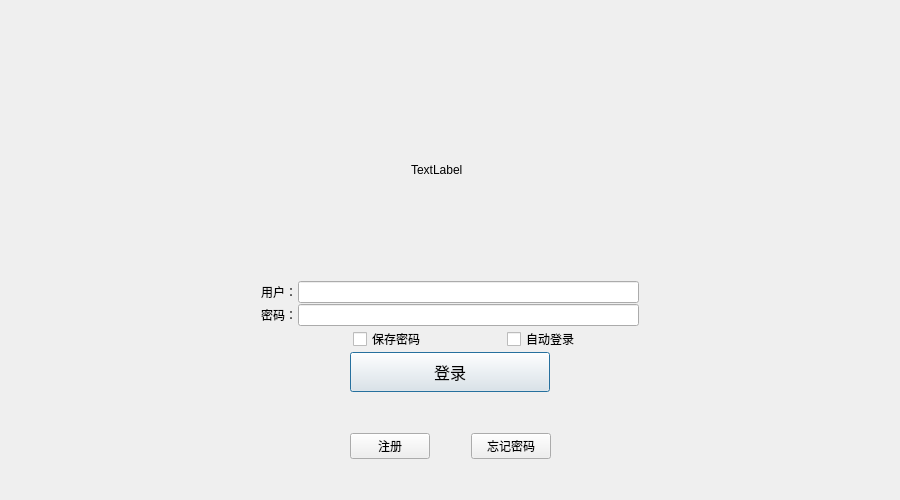
<?xml version="1.0" encoding="UTF-8"?>
<ui version="4.0">
 <class>logDialog</class>
 <widget class="QDialog" name="logDialog">
  <property name="geometry">
   <rect>
    <x>0</x>
    <y>0</y>
    <width>900</width>
    <height>500</height>
   </rect>
  </property>
  <property name="minimumSize">
   <size>
    <width>900</width>
    <height>500</height>
   </size>
  </property>
  <property name="maximumSize">
   <size>
    <width>900</width>
    <height>500</height>
   </size>
  </property>
  <property name="windowTitle">
   <string>Dialog</string>
  </property>
  <property name="styleSheet">
   <string notr="true">#logDialog{background-image:url(:/image/image/titile.jpg)}</string>
  </property>
  <layout class="QGridLayout" name="gridLayout">
   <item row="0" column="0">
    <layout class="QVBoxLayout" name="verticalLayout">
     <property name="spacing">
      <number>1</number>
     </property>
     <property name="leftMargin">
      <number>150</number>
     </property>
     <property name="topMargin">
      <number>5</number>
     </property>
     <property name="rightMargin">
      <number>150</number>
     </property>
     <property name="bottomMargin">
      <number>5</number>
     </property>
     <item>
      <widget class="QWidget" name="widget" native="true">
       <property name="minimumSize">
        <size>
         <width>0</width>
         <height>200</height>
        </size>
       </property>
       <property name="maximumSize">
        <size>
         <width>16777215</width>
         <height>200</height>
        </size>
       </property>
       <widget class="QLabel" name="title">
        <property name="geometry">
         <rect>
          <x>250</x>
          <y>120</y>
          <width>69</width>
          <height>19</height>
         </rect>
        </property>
        <property name="text">
         <string>TextLabel</string>
        </property>
       </widget>
      </widget>
     </item>
     <item>
      <spacer name="verticalSpacer_2">
       <property name="orientation">
        <enum>Qt::Orientation::Vertical</enum>
       </property>
       <property name="sizeType">
        <enum>QSizePolicy::Policy::Fixed</enum>
       </property>
       <property name="sizeHint" stdset="0">
        <size>
         <width>20</width>
         <height>40</height>
        </size>
       </property>
      </spacer>
     </item>
     <item>
      <layout class="QHBoxLayout" name="horizontalLayout_2">
       <property name="leftMargin">
        <number>100</number>
       </property>
       <property name="rightMargin">
        <number>100</number>
       </property>
       <item>
        <widget class="QLabel" name="user_label">
         <property name="text">
          <string>用户：</string>
         </property>
        </widget>
       </item>
       <item>
        <widget class="QLineEdit" name="user_lineEdit"/>
       </item>
      </layout>
     </item>
     <item>
      <layout class="QHBoxLayout" name="horizontalLayout_3">
       <property name="leftMargin">
        <number>100</number>
       </property>
       <property name="rightMargin">
        <number>100</number>
       </property>
       <item>
        <widget class="QLabel" name="pass_label">
         <property name="text">
          <string>密码：</string>
         </property>
        </widget>
       </item>
       <item>
        <widget class="QLineEdit" name="pass_lineEdit"/>
       </item>
      </layout>
     </item>
     <item>
      <layout class="QHBoxLayout" name="horizontalLayout_6">
       <property name="leftMargin">
        <number>133</number>
       </property>
       <property name="rightMargin">
        <number>100</number>
       </property>
       <item>
        <spacer name="horizontalSpacer_7">
         <property name="orientation">
          <enum>Qt::Orientation::Horizontal</enum>
         </property>
         <property name="sizeHint" stdset="0">
          <size>
           <width>40</width>
           <height>20</height>
          </size>
         </property>
        </spacer>
       </item>
       <item>
        <widget class="QCheckBox" name="remlog_checkBox">
         <property name="text">
          <string>保存密码</string>
         </property>
        </widget>
       </item>
       <item>
        <spacer name="horizontalSpacer">
         <property name="orientation">
          <enum>Qt::Orientation::Horizontal</enum>
         </property>
         <property name="sizeType">
          <enum>QSizePolicy::Policy::Fixed</enum>
         </property>
         <property name="sizeHint" stdset="0">
          <size>
           <width>80</width>
           <height>20</height>
          </size>
         </property>
        </spacer>
       </item>
       <item>
        <widget class="QCheckBox" name="autolog_checkBox">
         <property name="text">
          <string>自动登录</string>
         </property>
        </widget>
       </item>
       <item>
        <spacer name="horizontalSpacer_8">
         <property name="orientation">
          <enum>Qt::Orientation::Horizontal</enum>
         </property>
         <property name="sizeHint" stdset="0">
          <size>
           <width>40</width>
           <height>20</height>
          </size>
         </property>
        </spacer>
       </item>
      </layout>
     </item>
     <item>
      <layout class="QHBoxLayout" name="horizontalLayout">
       <property name="leftMargin">
        <number>100</number>
       </property>
       <property name="rightMargin">
        <number>100</number>
       </property>
       <item>
        <spacer name="horizontalSpacer_5">
         <property name="orientation">
          <enum>Qt::Orientation::Horizontal</enum>
         </property>
         <property name="sizeHint" stdset="0">
          <size>
           <width>40</width>
           <height>20</height>
          </size>
         </property>
        </spacer>
       </item>
       <item>
        <widget class="QPushButton" name="log_Button">
         <property name="minimumSize">
          <size>
           <width>200</width>
           <height>40</height>
          </size>
         </property>
         <property name="maximumSize">
          <size>
           <width>200</width>
           <height>40</height>
          </size>
         </property>
         <property name="font">
          <font>
           <pointsize>12</pointsize>
          </font>
         </property>
         <property name="text">
          <string>登录</string>
         </property>
        </widget>
       </item>
       <item>
        <spacer name="horizontalSpacer_6">
         <property name="orientation">
          <enum>Qt::Orientation::Horizontal</enum>
         </property>
         <property name="sizeHint" stdset="0">
          <size>
           <width>40</width>
           <height>20</height>
          </size>
         </property>
        </spacer>
       </item>
      </layout>
     </item>
     <item>
      <spacer name="verticalSpacer">
       <property name="orientation">
        <enum>Qt::Orientation::Vertical</enum>
       </property>
       <property name="sizeType">
        <enum>QSizePolicy::Policy::Fixed</enum>
       </property>
       <property name="sizeHint" stdset="0">
        <size>
         <width>20</width>
         <height>40</height>
        </size>
       </property>
      </spacer>
     </item>
     <item>
      <layout class="QHBoxLayout" name="horizontalLayout_5">
       <item>
        <spacer name="horizontalSpacer_4">
         <property name="orientation">
          <enum>Qt::Orientation::Horizontal</enum>
         </property>
         <property name="sizeType">
          <enum>QSizePolicy::Policy::Fixed</enum>
         </property>
         <property name="sizeHint" stdset="0">
          <size>
           <width>200</width>
           <height>20</height>
          </size>
         </property>
        </spacer>
       </item>
       <item>
        <widget class="QPushButton" name="reg_btn">
         <property name="text">
          <string>注册</string>
         </property>
        </widget>
       </item>
       <item>
        <spacer name="horizontalSpacer_2">
         <property name="orientation">
          <enum>Qt::Orientation::Horizontal</enum>
         </property>
         <property name="sizeType">
          <enum>QSizePolicy::Policy::Fixed</enum>
         </property>
         <property name="sizeHint" stdset="0">
          <size>
           <width>40</width>
           <height>20</height>
          </size>
         </property>
        </spacer>
       </item>
       <item>
        <widget class="QPushButton" name="forget_btn">
         <property name="text">
          <string>忘记密码</string>
         </property>
        </widget>
       </item>
       <item>
        <spacer name="horizontalSpacer_3">
         <property name="orientation">
          <enum>Qt::Orientation::Horizontal</enum>
         </property>
         <property name="sizeType">
          <enum>QSizePolicy::Policy::Fixed</enum>
         </property>
         <property name="sizeHint" stdset="0">
          <size>
           <width>200</width>
           <height>20</height>
          </size>
         </property>
        </spacer>
       </item>
      </layout>
     </item>
    </layout>
   </item>
  </layout>
 </widget>
 <resources/>
 <connections/>
</ui>
